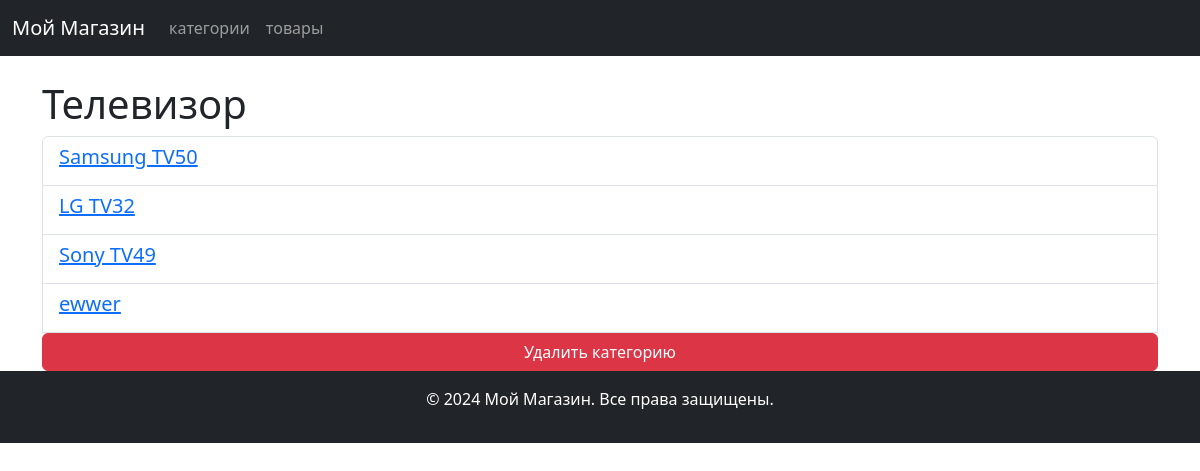
Page /category/1/ on the committed database.
### shop_app/models.py (models this page shows, shortened)
class Category(models.Model):
    name = models.CharField(max_length=100)
    description = models.TextField()

class Product(models.Model):
    name = models.CharField(max_length=100)
    description = models.TextField()
    price = models.DecimalField(max_digits=20, decimal_places=2)
    created_at = models.DateTimeField(auto_now_add=True)
    category = models.ForeignKey(
        "Category", on_delete=models.CASCADE,related_name="product"
    )

### shop_app/views.py (the view)
class CategoryIncListView(ListView):
    template_name = "shop_app/category_include.html"
    context_object_name = "products"
    def get_queryset(self):
        return Product.objects.filter(category=self.kwargs['category_id']).values("id", "name")
    def get_context_data(self,  **kwargs):
        context = super().get_context_data(**kwargs)
        context['title'] =  get_object_or_404(Category, id=self.kwargs['category_id']).description
        context['category'] = self.kwargs['category_id']
        return context

### shop_app/templates/shop_app/category_include.html (shortened to what this page needs)
{% extends 'shop_app/base.html' %}
{% block content %}
        <h1>{{ title }}</h1>
        <ul class="list-group">
            {% for product in products %}
                <li class="list-group-item">
                     <a href="{% url 'products_detail' product.id %}"> <h5>{{ product.name }}</h5> </a>
                </li>
            {% empty %}
                <li class="list-group-item">Нет товаров в этой категории</li>
            {% endfor %}
                 <a href="{% url 'category_delete'  category  %}" class="btn btn-danger">Удалить категорию</a>
        </ul>
{% endblock %}

### rows in the picture
Category: description "Телевизор"
Product: name "Samsung TV50"
Product: name "LG TV32"
Product: name "Sony TV49"
Product: name "ewwer"
